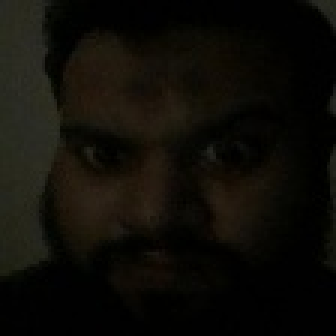
//> input picture code/ascend_310B/smart_ip_interaction/datasets/emotion_dataset_6cls/test/angry/20231118_194043_jpg.rf.3103f7b5193b400b794ffb58ec3b2d90_0.jpg, 112 x 112 px (shown 3 times larger)
$ ./xf_bfmatcher_tb ../../../../../../ascend_310B/smart_ip_interaction/datasets/emotion_dataset_6cls/test/angry/20231118_194043_jpg.rf.3103f7b5193b400b794ffb58ec3b2d90_0.jpg ../../../../../../ascend_310B/smart_ip_interaction/datasets/emotion_dataset_6cls/test/angry/4_jpg.rf.f9677a5917b25f15e8441198f8145abc_0.jpg   (built with g++ and OpenCV 4)
//> lines starting //> are read from the running program, lines starting //| are printed output that depends on the picture
// [15 lines of licence text are left out]

#include "common/xf_headers.hpp"
#include "opencv2/features2d.hpp"
#include "xf_bfmatcher_tb_config.h"
#include <time.h>

#include "xcl2.hpp"
#include "xf_opencl_wrap.hpp"

int main(int argc, char** argv) {
    if (argc != 3) {
        fprintf(stderr, "Invalid Number of Arguments!\nUsage:\n");
        fprintf(stderr, "<Executable Name> <image1 path> <image2 path> \n");
        return -1;
    }

    cv::Mat in_img_1, in_img_2, out_img, ocv_ref;
    cv::Mat diff;

    // reading in the image
    in_img_1 = cv::imread(argv[1], 0);
//> in_img_1: 112 rows x 112 cols, CV_8UC1; min 0, max 47, mean 12.7
    in_img_2 = cv::imread(argv[2], 0);
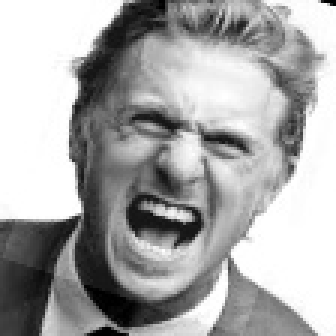
//> input picture code/ascend_310B/smart_ip_interaction/datasets/emotion_dataset_6cls/test/angry/4_jpg.rf.f9677a5917b25f15e8441198f8145abc_0.jpg, 112 x 112 px (shown 3 times larger)
//> in_img_2 is the input picture: 112 rows x 112 cols, CV_8UC1; min 0, max 255, mean 168.3

    if (in_img_1.data == NULL) {
        fprintf(stderr, "Cannot open image 1 at %s\n", argv[1]);
        return 0;
    }

    if (in_img_2.data == NULL) {
        fprintf(stderr, "Cannot open image 2 at %s\n", argv[2]);
        return 0;
    }

    int height = in_img_1.rows;
//> height = 112
    int width = in_img_1.cols;
//> width = 112
    std::cout << "Input image height : " << height << std::endl;
//| Input image height : 112
    std::cout << "Input image width  : " << width << std::endl;
//| Input image width  : 112

    std::vector<cv::KeyPoint> keypoints1, keypoints2;
    std::vector<std::array<uint8_t, 32> > descriptors1, descriptors2;
    std::vector<cv::DMatch> good_matches;

    // reading desc and keypoints //
    int nkp1;
    int nkp2;
    const float ratio_thresh = 0.7f;

    cv::Mat descriptors1_cv, descriptors2_cv;
    // Initiate ORB detector
    cv::Ptr<cv::FeatureDetector> detector = cv::ORB::create();

    // find the keypoints and descriptors with ORB
    detector->detect(in_img_1, keypoints1);
//> keypoints1 = 2 keypoints; (x, y, size): (70, 50, 31), (70, 49, 37.2)
    detector->detect(in_img_2, keypoints2);
//> keypoints2 = 149 keypoints; strongest (x, y, size): (62, 72, 31), (65, 70, 31), (61, 72, 37.2), (66, 72, 31)

    cv::Ptr<cv::DescriptorExtractor> extractor = cv::ORB::create();
    extractor->compute(in_img_1, keypoints1, descriptors1_cv);
    extractor->compute(in_img_2, keypoints2, descriptors2_cv);

    nkp1 = descriptors1_cv.rows;
//> nkp1 = 2
    nkp2 = descriptors2_cv.rows;
//> nkp2 = 149

    descriptors1.resize(nkp1);
    for (int i = 0; i < nkp1; i++) {
        for (int j = 0; j < 32; j++) {
            descriptors1[i][j] = descriptors1_cv.at<unsigned char>(i, j);
        }
    }

    descriptors2.resize(nkp2);
    for (int i = 0; i < nkp2; i++) {
        for (int j = 0; j < 32; j++) {
            descriptors2[i][j] = descriptors2_cv.at<unsigned char>(i, j);
        }
    }
    // end of read //

    // Opencv reference
    cv::Ptr<cv::DescriptorMatcher> matcher_cv;
    std::vector<std::vector<cv::DMatch> > knn_matches_cv;
    std::vector<cv::DMatch> good_matches_cv;

    // TIMER START CODE
    struct timespec begin_hw, end_hw;
    clock_gettime(CLOCK_REALTIME, &begin_hw);

    matcher_cv = cv::BFMatcher::create(cv::NORM_HAMMING, false);
    matcher_cv->knnMatch(descriptors1_cv, descriptors2_cv, knn_matches_cv, 2);
//> knn_matches_cv = 2 matches

    // adding lowe's ratio test for comparison
    for (size_t i = 0; i < knn_matches_cv.size(); i++) {
        if (knn_matches_cv[i][0].distance < ratio_thresh * knn_matches_cv[i][1].distance) {
            good_matches_cv.push_back(knn_matches_cv[i][0]);
        }
    }
//> this loop made 2 passes
//> after the loop, good_matches_cv = 0 matches
    //	End of OpenCV reference

    // TIMER END CODE
    clock_gettime(CLOCK_REALTIME, &end_hw);
    long seconds, nanoseconds;
    double hw_time;
    seconds = end_hw.tv_sec - begin_hw.tv_sec;
    nanoseconds = end_hw.tv_nsec - begin_hw.tv_nsec;
    hw_time = seconds + nanoseconds * 1e-9;
    hw_time = hw_time * 1e3;

    std::cout << "Input Image Channels:" << in_img_1.channels() << std::endl;
//| Input Image Channels:1

    ///////////////////   HLS module  /////////////////
    int16_t tmp_good_matches[nkp1];

    // CL implementation for hardware call
    (void)cl_kernel_mgr::registerKernel("bfmatcher_accel", "krnl_bfmatcher", XCLIN(descriptors1.data(), nkp1 * 32),
                                        XCLIN(descriptors2.data(), nkp2 * 32), XCLOUT(tmp_good_matches, nkp1 * 2),
                                        XCLIN(nkp1), XCLIN(nkp2), XCLIN(ratio_thresh));
//> (this line was passed over: cl_kernel_mgr is not available in this run)
    cl_kernel_mgr::exec_all();
//> (this line was passed over: cl_kernel_mgr is not available in this run)
    // end of CL
    int rev_matches = 0;
    for (int i = 0; i < nkp1; i++) {
        if ((int)tmp_good_matches[i] >= 0) rev_matches++;
    }
//> after the loop, rev_matches = 2

    good_matches.resize(rev_matches);
//> good_matches = 2 matches
    rev_matches = 0;
    for (int i = 0; i < nkp1; i++) {
        if ((int)tmp_good_matches[i] >= 0) {
            good_matches[rev_matches].queryIdx = i;
            good_matches[rev_matches].trainIdx = (int)tmp_good_matches[i];
            rev_matches++;
        }
    }
//> after the loop, rev_matches = 2

    //-- Draw matches
    cv::Mat img_matches, img_matches_cv;
    cv::drawMatches(in_img_1, keypoints1, in_img_2, keypoints2, good_matches, img_matches, cv::Scalar::all(-1),
                    cv::Scalar::all(-1), std::vector<char>(), cv::DrawMatchesFlags::NOT_DRAW_SINGLE_POINTS);
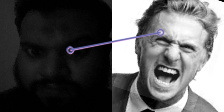
//> img_matches: 112 rows x 224 cols, CV_8UC3; mean B, G, R 91.4, 90.8, 90.9
    cv::drawMatches(in_img_1, keypoints1, in_img_2, keypoints2, good_matches_cv, img_matches_cv, cv::Scalar::all(-1),
                    cv::Scalar::all(-1), std::vector<char>(), cv::DrawMatchesFlags::NOT_DRAW_SINGLE_POINTS);
    //-- Show detected matches
    cv::imwrite("Good_Matches.png", img_matches);
    cv::imwrite("Good_Matches_cv.png", img_matches_cv);

    // validate functionality
    int wrong_matches = 0;
    for (int i = 0; i < rev_matches; i++) {
//> (the run ends here: the program crashes, at `if ((good_matches[i].queryIdx != good_matches_cv[i].queryIdx) ||`)
